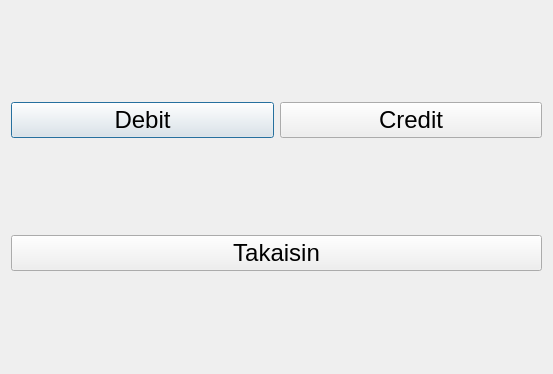
<?xml version="1.0" encoding="UTF-8"?>
<ui version="4.0">
 <class>tilinvalinta</class>
 <widget class="QDialog" name="tilinvalinta">
  <property name="geometry">
   <rect>
    <x>0</x>
    <y>0</y>
    <width>553</width>
    <height>374</height>
   </rect>
  </property>
  <property name="windowTitle">
   <string>Dialog</string>
  </property>
  <layout class="QGridLayout" name="gridLayout_2">
   <item row="1" column="0">
    <layout class="QGridLayout" name="gridLayout">
     <item row="0" column="0">
      <widget class="QPushButton" name="debit">
       <property name="font">
        <font>
         <pointsize>18</pointsize>
        </font>
       </property>
       <property name="text">
        <string>Debit</string>
       </property>
      </widget>
     </item>
     <item row="0" column="1">
      <widget class="QPushButton" name="credit">
       <property name="font">
        <font>
         <pointsize>18</pointsize>
        </font>
       </property>
       <property name="text">
        <string>Credit</string>
       </property>
      </widget>
     </item>
    </layout>
   </item>
   <item row="2" column="0">
    <widget class="QPushButton" name="takaisin">
     <property name="font">
      <font>
       <pointsize>18</pointsize>
      </font>
     </property>
     <property name="text">
      <string>Takaisin</string>
     </property>
    </widget>
   </item>
  </layout>
 </widget>
 <resources/>
 <connections/>
</ui>
